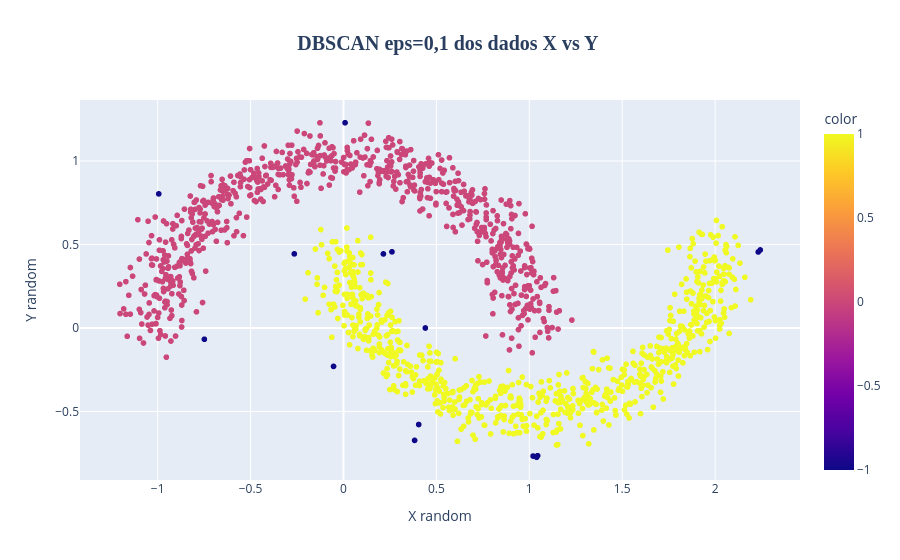

Write notebook code for a chart like this one.
### Code cell
dbscan = DBSCAN(eps=0.1) # raio é de 0,1 eps
rotulos = dbscan.fit_predict(X_random)
print(set(rotulos))
grafico = px.scatter(x = X_random[:,0], y = X_random[:, 1], color = rotulos, title='<b>DBSCAN eps=0,1 dos dados X vs Y </b>')

grafico.update_layout(
    xaxis_title_text='X random',
    yaxis_title_text='Y random',
    # padrão o título
    title_font_size=20,  # Define o tamanho da fonte do título
    title_font_family='Arial Black', # Uma fonte mais grossa
    title_x=0.5 # Centraliza o título no gráfico
)

grafico.show()
grafico.write_html("Figuras/19-5_grafico6.html")

### Figure 1 — Plotly figure (JSON) as saved in the notebook; plotly's stock layout.template omitted (floating-point values rounded to 4 significant figures; data arrays with more than 128 entries replaced by an {"elided": "..."} marker saying what was removed)
{"data": [{"hovertemplate": "x=%{x}<br>y=%{y}<br>color=%{marker.color}<extra></extra>", "legendgroup": "", "marker": {"color": {"elided": "1500 int values"}, "coloraxis": "coloraxis", "symbol": "circle"}, "mode": "markers", "name": "", "showlegend": false, "type": "scattergl", "x": {"elided": "1500 float values"}, "xaxis": "x", "y": {"elided": "1500 float values"}, "yaxis": "y"}], "layout": {"autosize": true, "coloraxis": {"colorbar": {"title": {"text": "color"}}, "colorscale": [[0, "#0d0887"], [0.1111, "#46039f"], [0.2222, "#7201a8"], [0.3333, "#9c179e"], [0.4444, "#bd3786"], [0.5556, "#d8576b"], [0.6667, "#ed7953"], [0.7778, "#fb9f3a"], [0.8889, "#fdca26"], [1, "#f0f921"]]}, "legend": {"tracegroupgap": 0}, "title": {"font": {"family": "Arial Black", "size": 20}, "text": "<b>DBSCAN eps=0,1 dos dados X vs Y </b>", "x": 0.5}, "xaxis": {"anchor": "y", "autorange": true, "domain": [0, 1], "range": [-1.413, 2.452], "title": {"text": "X random"}, "type": "linear"}, "yaxis": {"anchor": "x", "autorange": true, "domain": [0, 1], "range": [-0.9396, 1.395], "title": {"text": "Y random"}, "type": "linear"}}}
